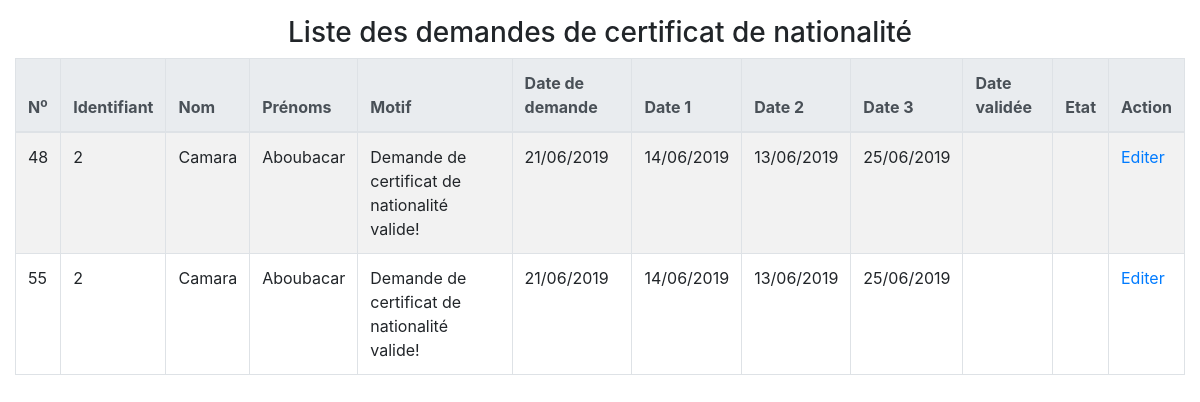
/gestion-demo-v3/demande/certificat-nationalite/reponse-certificat-nationalite.php, run on the app's committed database.
### tables this page shows
CREATE TABLE `demande` (
  `ID_DEMANDE` int(10) NOT NULL,
  `ID_RESPONSABLE` int(10) NOT NULL,
  `ID_CITOYEN` int(10) NOT NULL,
  `MOTIF` text DEFAULT NULL,
  `DATE_DEMANDE` date DEFAULT NULL,
  `DATE_RDV1` date DEFAULT NULL,
  `DATE_RDV2` date DEFAULT NULL,
  `DATE_RDV3` date DEFAULT NULL,
  `DATE_VALIDER` date DEFAULT NULL,
  `ETAT_TRAITEMENT` varchar(50) DEFAULT NULL
);

CREATE TABLE `citoyen` (
  `ID_CITOYEN` int(10) NOT NULL,
  `ID_DECNAISS` int(10) NOT NULL,
  `NOM` varchar(50) DEFAULT NULL,
  `PRENOMS` varchar(50) DEFAULT NULL,
  `DATE_NAISS` date DEFAULT NULL,
  `VILLE_NAISS` varchar(50) NOT NULL,
  `LIEU_NAISS` varchar(50) NOT NULL,
  `DOMICILE` varchar(50) DEFAULT NULL,
  `PROFESSION` varchar(50) DEFAULT NULL,
  `NOM_MERE` varchar(50) DEFAULT NULL,
  `PRENOM_MERE` varchar(50) DEFAULT NULL,
  `PROFESSION_MERE` varchar(50) DEFAULT NULL,
  `ADRESSE_MERE` varchar(50) DEFAULT NULL,
  `NOM_PERE` varchar(50) DEFAULT NULL,
  `PRENOM_PERE` varchar(50) DEFAULT NULL,
  `PROFESSION_PERE` varchar(50) DEFAULT NULL,
  `ADRESSE_PERE` varchar(50) DEFAULT NULL,
  `TEL` varchar(15) DEFAULT NULL,
  `EMAIL` varchar(60) DEFAULT NULL,
  `GENRE` varchar(10) DEFAULT NULL,
  `SITUATION_MATRIMONIALE` varchar(50) DEFAULT NULL,
  `TAILLE` float DEFAULT NULL,
  `TEINT` varchar(15) DEFAULT NULL,
  `CHEVEUX` varchar(15) DEFAULT NULL,
  `YEUX` varchar(20) DEFAULT NULL,
  `SIGNE_PARTICULIER` varchar(100) DEFAULT NULL,
  `MOT_PASSE` varchar(50) DEFAULT NULL,
  `NUM_EMPRUNT` varchar(20) DEFAULT NULL,
  `NIN_CITOYEN` varchar(20) DEFAULT NULL,
  `PHOTO_CITOYEN` varchar(255) NOT NULL
);

### gestion-demo-v3/fonctions.inc.php (called while the page is built, shortened)
<?php
    function connexion(){
        $server = "localhost";
        $login = "root";
        $pass="";
        try{
            $con = new PDO("mysql:host=$server;dbname=gestiondemographique;charset=utf8", $login, $pass);
            $con->setAttribute(PDO::ATTR_ERRMODE, PDO::ERRMODE_EXCEPTION);
            return $con;
        }catch(PDOException $e){
            echo "Erreur liée à : ".$e->getMessage();
            return false;
            exit();
        }
    }
    function recupInformations($papier){
        $con = connexion();
        $requete = "SELECT cit.id_citoyen, cit.nom, cit.prenoms, dem.id_demande, dem.motif,
                    date_format(dem.date_demande, '%d/%m/%Y') as date_demande,
                    date_format(dem.date_rdv1, '%d/%m/%Y') as date_rdv1,
                    date_format(dem.date_rdv2, '%d/%m/%Y') as date_rdv2,
                    date_format(dem.date_rdv3, '%d/%m/%Y') as date_rdv3,
                    date_format(dem.date_valider, '%d/%m/%Y') as date_valider,
                    dem.etat_traitement, resp.service_resp
                    FROM demande dem, citoyen cit, responsable resp
                    WHERE cit.id_citoyen = dem.id_citoyen  AND resp.id_responsable = dem.id_responsable
                    AND service_resp = '$papier'";
        $rows=$con->query($requete);
        return $rows;
    }
?>

### gestion-demo-v3/demande/certificat-nationalite/reponse-certificat-nationalite.php (the view, shortened to what this page needs)
<?php
    include_once("../fonctions.inc.php");
    $rows = recupInformations('CERTIFICAT_NATIONALITE');
?>
<!DOCTYPE html>
<html lang="fr">
<head>
    <link rel="stylesheet" href="../css/bootstrap.min.css">
</head>
<body>
    <main class="container-fluid mt-3">
        <h1 class="h3 text-center">Liste des demandes de certificat de nationalité</h1>
        <table class="table table-bordered table-striped">
            <thead class="thead-light">
                <tr>
                    <th>N<sup>o</sup></th>
                    <th>Identifiant</th>
                    <th>Nom</th>
                    <th>Prénoms</th>
                    <th>Motif</th>
                    <th>Date de demande</th>
                    <th>Date 1</th>
                    <th>Date 2</th>
                    <th>Date 3</th>
                    <th>Date validée</th>
                    <th>Etat</th>
                    <th>Action</th>
                </tr>
            </thead>
            <tbody>
                <?php
                    while($row=$rows->fetch()){
                ?>
                <tr>
                    <td><?= $row['id_demande'] ?></td>
                    <td><?= $row['id_citoyen'] ?></td>
                    <td><?= $row['nom'] ?></td>
                    <td><?= $row['prenoms'] ?></td>
                    <td><?= $row['motif'] ?></td>
                    <td><?= $row['date_demande'] ?></td>
                    <td><?= $row['date_rdv1'] ?></td>
                    <td><?= $row['date_rdv2'] ?></td>
                    <td><?= $row['date_rdv3'] ?></td>
                    <td><?= $row['date_valider'] ?></td>
                    <td><?= $row['etat_traitement'] ?></td>
                    <td><a href="rendezVous.php?id=<?=$row['id_citoyen']?>">Editer</a></td>
                </tr>
                <?php
                }
                ?>
            </tbody>
        </table>
    </main>
</body>
</html>

### data on the page
demande: ID_DEMANDE "48", ID_CITOYEN.ID_CITOYEN "2", ID_CITOYEN.NOM "Camara", ID_CITOYEN.PRENOMS "Aboubacar", MOTIF "Demande de certificat de nationalité valide!", date_demande "21/06/2019", date_rdv1 "14/06/2019", date_rdv2 "13/06/2019", date_rdv3 "25/06/2019"
demande: ID_DEMANDE "55", ID_CITOYEN.ID_CITOYEN "2", ID_CITOYEN.NOM "Camara", ID_CITOYEN.PRENOMS "Aboubacar", MOTIF "Demande de certificat de nationalité valide!", date_demande "21/06/2019", date_rdv1 "14/06/2019", date_rdv2 "13/06/2019", date_rdv3 "25/06/2019"
